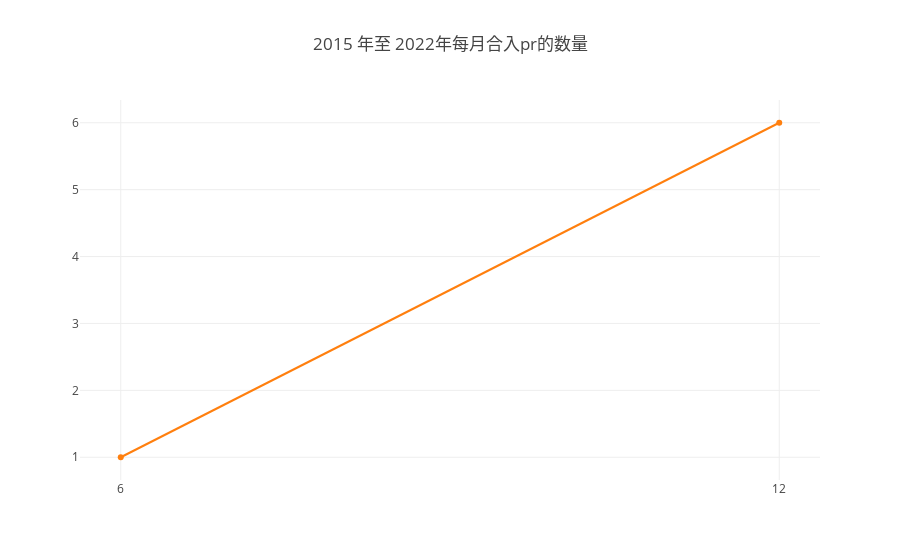

The cell this chart's notebook holds for it:
### Markdown cell above
#### （2）每月合入PR个数（注意，关闭 PR 不等于合入）

### Code cell
var Alldata=[]
Promise.all(years.map(y => {
    var q =   `SELECT  toMonth(created_date) as Month, count(pull_merged) num
    From github_log.year${y}
    where repo_id =${repo_id} and type='PullRequestEvent' and pull_merged=1
    Group By toMonth(created_date)`;
    return openDigger.driver.clickhouse.query(q);
})).then(data => {
        Alldata=[]
        data.forEach((d,index) => {
            var y=[]
            var x=[]
            d.forEach(e=>{
                y.push(parseInt(e['num']))
                x.push(e['Month'])
            })
            Alldata.push({y: y,x:x,name:years[index]})
        })
        openDigger.render.plotly(Alldata, {
        title:  `${startYear} 年至 ${year}年每月合入pr的数量`,
        xaxis: {type: 'category'}
    });
        var tableData=[]
    Alldata.forEach((d,index)=>{
    var table={}
    table['年份']=d['name']
    for(var i = 0;i<d['y'].length;i++){
        table[(d['x'][i])+'月']=d['y'][i]
        }
    tableData.push(table)
});
    console.table(tableData)
}
        );

### Figure 1 — Plotly figure (JSON) as saved in the notebook; plotly's stock layout.template omitted (floating-point values rounded to 4 significant figures)
{"data": [{"name": 2015, "x": [], "y": []}, {"name": 2016, "x": [6, 12], "y": [1, 6]}, {"name": 2017, "x": [], "y": []}, {"name": 2018, "x": [], "y": []}, {"name": 2019, "x": [], "y": []}, {"name": 2020, "x": [], "y": []}, {"name": 2021, "x": [], "y": []}, {"name": 2022, "x": [], "y": []}], "layout": {"autosize": true, "title": {"text": "2015 年至 2022年每月合入pr的数量"}, "xaxis": {"autorange": true, "range": [-0.06163, 1.062], "type": "category"}, "yaxis": {"autorange": true, "range": [0.5874, 6.413], "type": "linear"}}}
